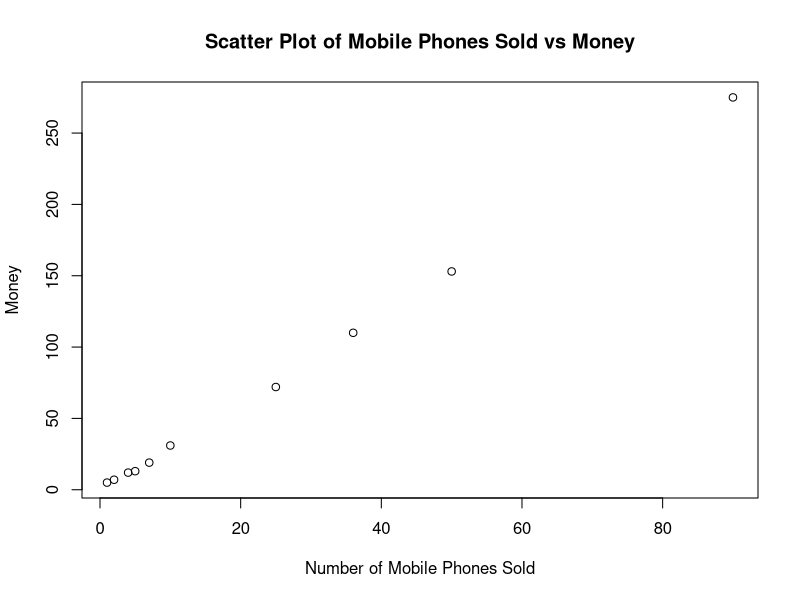

This chart was generated by the following R code:
x_values <- c(4, 1, 5, 7, 10, 2, 50, 25, 90, 36)
y_values <- c(12, 5, 13, 19, 31, 7, 153, 72, 275, 110)
plot(x_values, y_values, xlab = "Number of Mobile Phones Sold",  ylab = "Money",main = "Scatter Plot of Mobile Phones Sold vs Money")
